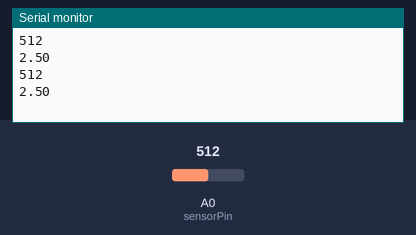
Simulated run of this sketch. Board: Arduino Mega 2560, built with avr-gcc and run on an emulated ATmega2560. Shown: the last lines printed to the serial monitor. Inputs (shaded band) come from the test bench; at power-on: A0 (sensorPin) = 512. WiFi joins after 1.5 s; servers stay silent unless stated.

Above: at 3.0 s.
3.1 s: A0 (sensorPin) set to 716
At 4.4 s:
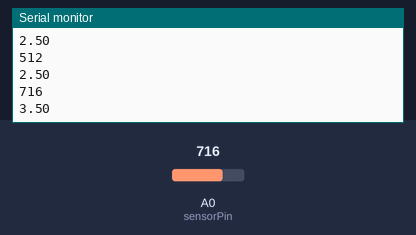
4.6 s: A0 (sensorPin) set to 900
At 5.6 s:
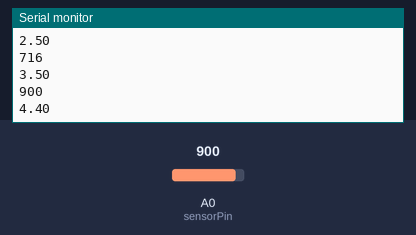
Timing chart, 0 to 7.6 s (numbered marks = the images above; inputs shaded):
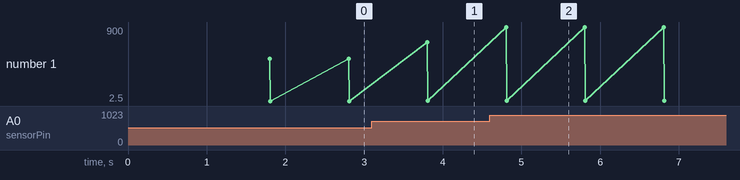

Measured:
- after the input at 3.1 s, the serial monitor: prints a new line after 0.70 s (image 1)
- after the input at 4.6 s, the serial monitor: prints a new line after 0.21 s (image 2)
- plotted number 1: 2.5 → 3.5 after the input at 3.1 s, 3.5 → 4.4 after the input at 4.6 s

The sketch:

PHOTORESISTOR.ino
```cpp
// (licence header left out)
/* Comment this out to disable prints and save space */
#define BLYNK_PRINT DebugSerial


// You could use a spare Hardware Serial on boards that have it (like Mega)
#include <SoftwareSerial.h>
SoftwareSerial DebugSerial(2, 3); // RX, TX

#include <BlynkSimpleStream.h>

// You should get Auth Token in the Blynk App.
// Go to the Project Settings (nut icon).
char auth[] = " 7gi0uSFKNydosvknVp01kKzDZ5PLtoVB";
int sensorPin = A0;
int sensorValue = 0;

void setup()
{
  // Debug console
  DebugSerial.begin(9600);

  // Blynk will work through Serial
  // Do not read or write this serial manually in your sketch
  Serial.begin(9600);
  Blynk.begin(Serial, auth);
}

void loop()
{
  sensorValue=analogRead(sensorPin); //Membaca nilai analog dari pin A5
    Serial.println (sensorValue); //Mencetak hasil pada monitor serial
    float voltage =sensorValue * (5.0/1023.0);
    Serial.println(voltage);

    delay(1000);
  Blynk.run();
}
```
